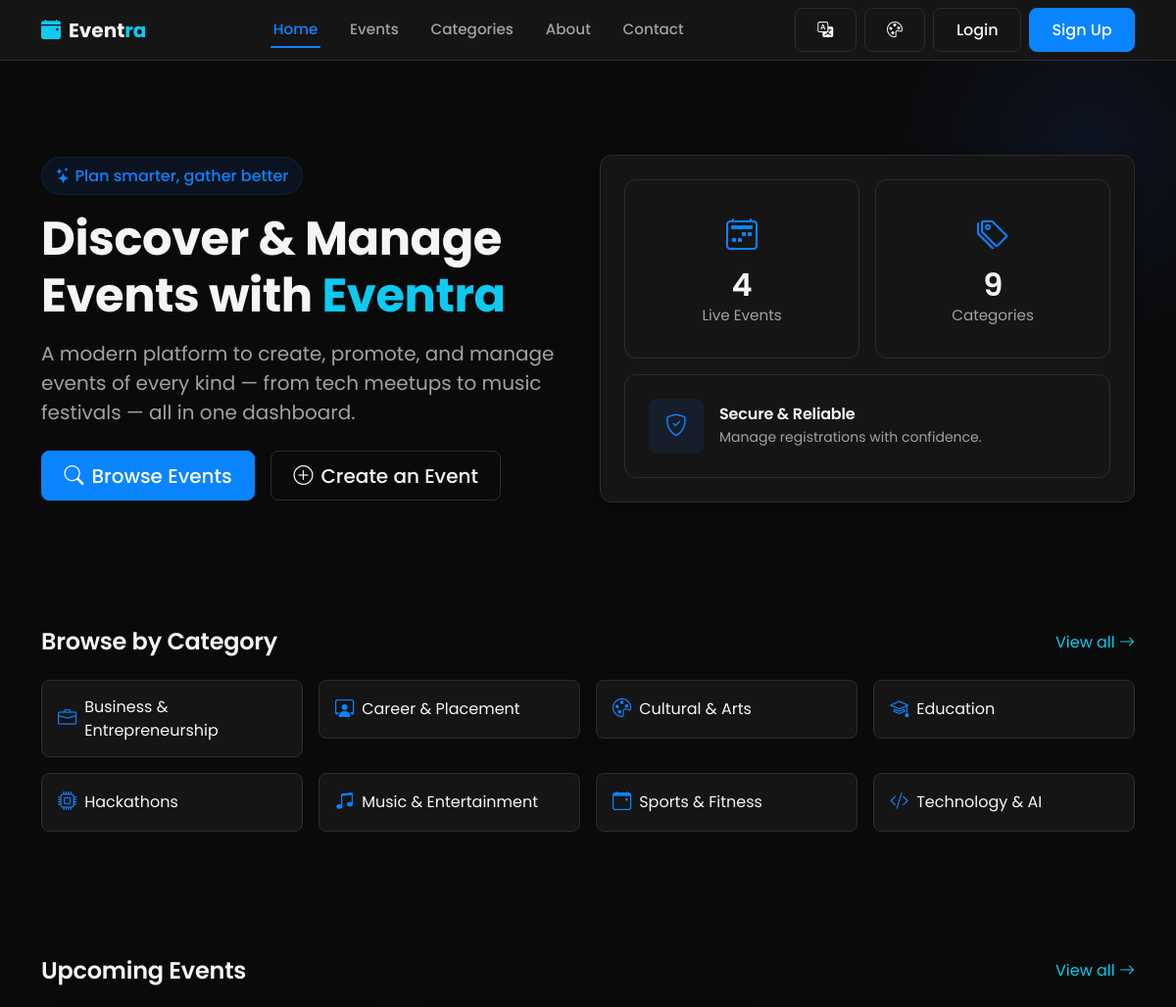
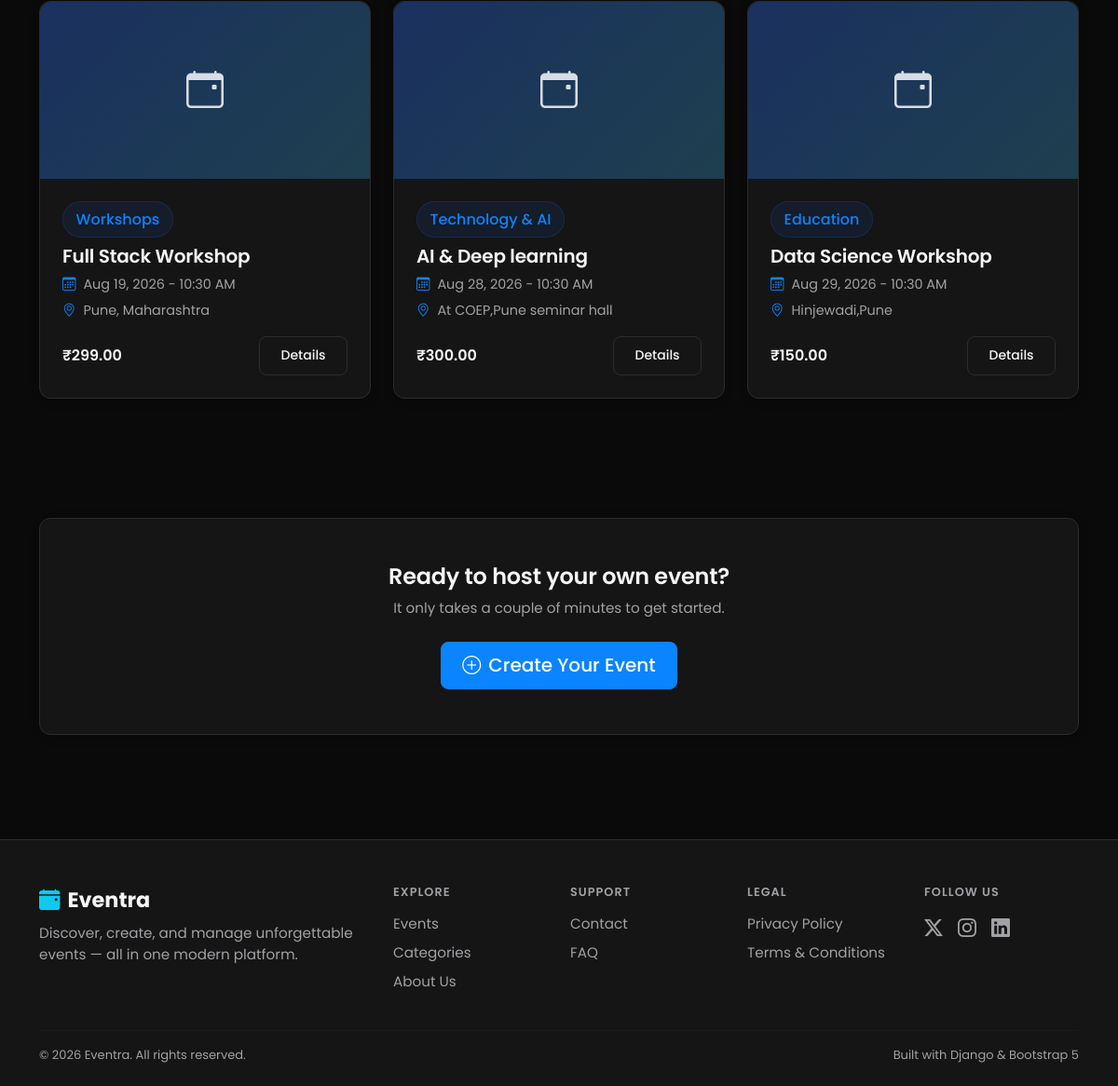
The page / on the database its author committed (2 pictures, top to bottom).
### categories/models.py (models this page shows, shortened)
class Category(models.Model):
    name = models.CharField(max_length=100, unique=True)
    slug = models.SlugField(max_length=120, unique=True, blank=True)
    description = models.TextField(max_length=300, blank=True)
    icon = models.CharField(
        max_length=50,
        default='bi-calendar-event',
        help_text="Bootstrap Icon class name, e.g. 'bi-music-note-beamed'."
    )
    created_at = models.DateTimeField(auto_now_add=True)
    class Meta:
        verbose_name_plural = 'Categories'
        ordering = ['name']

### events/models.py (models this page shows, shortened)
class Event(models.Model):
    STATUS_CHOICES = (
        ('draft', 'Draft'),
        ('published', 'Published'),
        ('cancelled', 'Cancelled'),
        ('completed', 'Completed'),
    )
    title = models.CharField(max_length=200)
    slug = models.SlugField(max_length=220, unique=True, blank=True)
    description = models.TextField()
    category = models.ForeignKey(
        Category, on_delete=models.SET_NULL, null=True, related_name='events'
    )
    organizer = models.ForeignKey(
        settings.AUTH_USER_MODEL, on_delete=models.CASCADE, related_name='organized_events'
    )
    location = models.CharField(
        max_length=255,
        help_text="Free-text venue/location name, used when no registered Venue is selected."
    )
    venue = models.ForeignKey(
        'venues.Venue', on_delete=models.SET_NULL, null=True, blank=True,
        related_name='events',
        help_text="Optional: link to a managed Venue for booking, conflict detection, and capacity checks."
    )
    organization = models.ForeignKey(
        'organizations.Organization', on_delete=models.SET_NULL, null=True, blank=True,
        related_name='events',
        help_text=(
            "Optional: which Organization (tenant) this event belongs to. Nullable and additive — "
            "existing events with no organization are unaffected. See organizations.models.Organization "
            "for the scope of what this field does and does not enforce."
        )
    )
    start_date = models.DateTimeField()
    end_date = models.DateTimeField()
    capacity = models.PositiveIntegerField(default=50)
    price = models.DecimalField(max_digits=8, decimal_places=2, default=0)
    image = models.ImageField(upload_to='event_images/', blank=True, null=True)
    status = models.CharField(max_length=20, choices=STATUS_CHOICES, default='published')
    created_at = models.DateTimeField(auto_now_add=True)
    updated_at = models.DateTimeField(auto_now=True)
    class Meta:
        ordering = ['-start_date']
    def get_absolute_url(self):
        return reverse('events:event_detail', kwargs={'slug': self.slug})
    @property
    def is_free(self):
        return self.price == 0

### event_management/views.py (the view)
# urls.py: path('', views.home, name='home'),
def home(request):
    upcoming_events = (
        Event.objects.filter(status='published', start_date__gte=timezone.now())
        .select_related('category', 'organizer')
        .order_by('start_date')[:6]
    )
    categories = Category.objects.all()[:8]
    context = {
        'upcoming_events': upcoming_events,
        'categories': categories,
        'total_events': Event.objects.filter(status='published').count(),
        'total_categories': Category.objects.count(),
    }
    return render(request, 'home.html', context)

### templates/home.html (shortened to what this page needs)
{% extends 'base.html' %}
{% load static %}
{% block content %}
<section class="hero">
  <div class="container hero-content">
    <div class="row align-items-center gy-5">
      <div class="col-lg-6">
        <span class="badge-soft mb-3 d-inline-block"><i class="bi bi-stars me-1"></i>Plan smarter, gather better</span>
        <h1 class="display-5 fw-bold mb-3">Discover &amp; Manage Events with <span class="text-info">Eventra</span></h1>
        <p class="fs-5 text-muted-custom mb-4">A modern platform to create, promote, and manage events of every kind — from tech meetups to music festivals — all in one dashboard.</p>
        <div class="d-flex flex-wrap gap-3">
          <a href="{% url 'events:event_list' %}" class="btn btn-primary btn-lg"><i class="bi bi-search me-2"></i>Browse Events</a>
          <a href="{% url 'events:event_create' %}" class="btn btn-outline-light btn-lg"><i class="bi bi-plus-circle me-2"></i>Create an Event</a>
        </div>
      </div>
      <div class="col-lg-6">
        <div class="glass-card p-4">
          <div class="row g-3">
            <div class="col-6">
              <div class="card-flat stat-card">
                <i class="bi bi-calendar2-week"></i>
                <h3>{{ total_events }}</h3>
                <p class="text-muted-custom mb-0">Live Events</p>
              </div>
            </div>
            <div class="col-6">
              <div class="card-flat stat-card">
                <i class="bi bi-tags"></i>
                <h3>{{ total_categories }}</h3>
                <p class="text-muted-custom mb-0">Categories</p>
              </div>
            </div>
            <div class="col-12">
              <div class="card-flat p-4 d-flex align-items-center gap-3">
                <div class="icon-tile"><i class="bi bi-shield-check"></i></div>
                <div>
                  <h6 class="mb-1">Secure &amp; Reliable</h6>
                  <p class="text-muted-custom mb-0 small">Manage registrations with confidence.</p>
                </div>
              </div>
            </div>
          </div>
        </div>
      </div>
    </div>
  </div>
</section>
<section class="section-sm">
  <div class="container">
    <div class="d-flex justify-content-between align-items-center mb-4 flex-wrap gap-2">
      <h2 class="mb-0">Browse by Category</h2>
      <a href="{% url 'categories:category_list' %}" class="text-info">View all <i class="bi bi-arrow-right"></i></a>
    </div>
    <div class="row g-3">
      {% for category in categories %}
      <div class="col-6 col-md-3">
        <a href="{% url 'events:event_list' %}?category={{ category.slug }}" class="category-chip w-100">
          <i class="bi {{ category.icon }}"></i>
          <span>{{ category.name }}</span>
        </a>
      </div>
      {% empty %}
      <div class="col-12">
        <p class="text-muted-custom">No categories yet. <a href="{% url 'categories:category_create' %}">Add the first one</a>.</p>
      </div>
      {% endfor %}
    </div>
  </div>
</section>
<section class="section">
  <div class="container">
    <div class="d-flex justify-content-between align-items-center mb-4 flex-wrap gap-2">
      <h2 class="mb-0">Upcoming Events</h2>
      <a href="{% url 'events:event_list' %}" class="text-info">View all <i class="bi bi-arrow-right"></i></a>
    </div>
    <div class="row g-4">
      {% for event in upcoming_events %}
      <div class="col-md-6 col-lg-4">
        <div class="glass-card event-card h-100">
          {% if event.image %}
            <img src="{{ event.image.url }}" class="event-card-image" alt="{{ event.title }}">
          {% else %}
            <div class="event-card-placeholder"><i class="bi bi-calendar-event"></i></div>
          {% endif %}
          <div class="event-card-body">
            {% if event.category %}<span class="badge-soft mb-2 d-inline-block">{{ event.category.name }}</span>{% endif %}
            <h5 class="mb-2"><a href="{{ event.get_absolute_url }}" class="text-reset">{{ event.title }}</a></h5>
            <div class="event-meta"><i class="bi bi-calendar3"></i> {{ event.start_date|date:"M d, Y - g:i A" }}</div>
            <div class="event-meta"><i class="bi bi-geo-alt"></i> {{ event.location }}</div>
            <div class="d-flex justify-content-between align-items-center mt-3">
              <span class="fw-semibold">{% if event.is_free %}Free{% else %}₹{{ event.price }}{% endif %}</span>
              <a href="{{ event.get_absolute_url }}" class="btn btn-sm btn-outline-light">Details</a>
            </div>
          </div>
        </div>
      </div>
      {% endfor %}
    </div>
  </div>
</section>
<section class="section-sm">
  <div class="container">
    <div class="glass-card p-5 text-center">
      <h2 class="mb-2">Ready to host your own event?</h2>
      <p class="text-muted-custom mb-4">It only takes a couple of minutes to get started.</p>
      <a href="{% url 'events:event_create' %}" class="btn btn-primary btn-lg"><i class="bi bi-plus-circle me-2"></i>Create Your Event</a>
    </div>
  </div>
</section>
{% endblock %}

### templates/base.html (shortened to what this page needs)
{% load static %}
<!DOCTYPE html>
<html lang="en">
<head>
<link href="https://cdn.jsdelivr.net/npm/bootstrap@5.3.3/dist/css/bootstrap.min.css" rel="stylesheet">
<link rel="stylesheet" href="https://cdn.jsdelivr.net/npm/bootstrap-icons@1.11.3/font/bootstrap-icons.css">
<link rel="stylesheet" href="{% static 'css/style.css' %}">
<link rel="stylesheet" href="{% static 'css/forms.css' %}">
<link rel="stylesheet" href="{% static 'css/auth.css' %}">
<link rel="stylesheet" href="{% static 'css/events.css' %}">
<link rel="stylesheet" href="{% static 'css/dashboard.css' %}">
<link rel="stylesheet" href="{% static 'css/responsive.css' %}">
<link rel="stylesheet" href="{% static 'css/themes.css' %}">
</head>
<body>
{% include 'includes/navbar.html' %}
<main>
  {% block content %}{% endblock %}
</main>
{% include 'includes/footer.html' %}
</body>
</html>

### templates/includes/navbar.html (shortened to what this page needs)
{% load static i18n %}
<nav class="navbar navbar-expand-lg site-navbar sticky-top">
  <div class="container">
    <a class="navbar-brand fw-bold d-flex align-items-center gap-2" href="{% url 'pages:home' %}">
      <i class="bi bi-calendar-event-fill text-info"></i>
      <span>Event<span class="text-info">ra</span></span>
    </a>
    <div class="collapse navbar-collapse" id="mainNavbar">
      <ul class="navbar-nav mx-auto mb-2 mb-lg-0 gap-lg-1">
        <li class="nav-item"><a class="nav-link {% if request.resolver_match.view_name == 'pages:home' %}active{% endif %}" href="{% url 'pages:home' %}">{% trans "Home" %}</a></li>
        <li class="nav-item"><a class="nav-link" href="{% url 'events:event_list' %}">{% trans "Events" %}</a></li>
        <li class="nav-item"><a class="nav-link" href="{% url 'categories:category_list' %}">{% trans "Categories" %}</a></li>
        <li class="nav-item"><a class="nav-link" href="{% url 'pages:about' %}">{% trans "About" %}</a></li>
        <li class="nav-item"><a class="nav-link" href="{% url 'pages:contact' %}">{% trans "Contact" %}</a></li>
      </ul>
      <div class="d-flex align-items-center gap-2">
        <div class="dropdown">
          <button class="btn btn-outline-light d-flex align-items-center gap-1" type="button" id="langSwitcherBtn" data-bs-toggle="dropdown" aria-expanded="false" title="{% trans 'Change language' %}">
            <i class="bi bi-translate"></i>
          </button>
        </div>
        <div class="dropdown">
          <button class="btn btn-outline-light d-flex align-items-center" type="button" id="themeSwitcherBtn" data-bs-toggle="dropdown" aria-expanded="false" title="Change theme">
            <i class="bi bi-palette"></i>
          </button>
        </div>
        {% if user.is_authenticated %}
          <div class="dropdown">
            <button class="btn btn-outline-light dropdown-toggle d-flex align-items-center gap-2" type="button" data-bs-toggle="dropdown" aria-expanded="false">
              <i class="bi bi-person-circle"></i> {{ user.first_name|default:user.username }}
            </button>
            <ul class="dropdown-menu dropdown-menu-end" style="background: var(--card); border: 1px solid var(--border);">
              <li><a class="dropdown-item" href="{% url 'users:profile' %}"><i class="bi bi-person me-2"></i>{% trans "Profile" %}</a></li>
              <li><a class="dropdown-item" href="{% url 'dashboard:dashboard' %}"><i class="bi bi-speedometer2 me-2"></i>{% trans "Dashboard" %}</a></li>
              <li><a class="dropdown-item" href="{% url 'events:my_events' %}"><i class="bi bi-calendar-check me-2"></i>{% trans "My Events" %}</a></li>
              <li><a class="dropdown-item" href="{% url 'workflow:calendar' %}"><i class="bi bi-calendar3 me-2"></i>{% trans "Calendar" %}</a></li>
              {% if user.is_super_admin or user.is_staff_role %}
              <li><a class="dropdown-item" href="{% url 'workflow:approval_list' %}"><i class="bi bi-clipboard-check me-2"></i>{% trans "Approvals" %}</a></li>
              {% endif %}
              <li><hr class="dropdown-divider" style="border-color: var(--border);"></li>
              <li>
                <form method="post" action="{% url 'users:logout' %}" class="m-0">
                  {% csrf_token %}
                  <button type="submit" class="dropdown-item"><i class="bi bi-box-arrow-right me-2"></i>{% trans "Logout" %}</button>
                </form>
              </li>
            </ul>
          </div>
        {% else %}
          <a href="{% url 'users:login' %}" class="btn btn-outline-light">{% trans "Login" %}</a>
          <a href="{% url 'users:signup' %}" class="btn btn-primary">{% trans "Sign Up" %}</a>
        {% endif %}
      </div>
    </div>
  </div>
</nav>

### templates/includes/footer.html
<footer class="site-footer">
  <div class="container">
    <div class="row gy-4">
      <div class="col-lg-4">
        <div class="footer-brand mb-2"><i class="bi bi-calendar-event-fill text-info me-2"></i>Eventra</div>
        <p class="text-muted-custom">Discover, create, and manage unforgettable events — all in one modern platform.</p>
      </div>
      <div class="col-6 col-lg-2">
        <h6 class="text-uppercase mb-3" style="font-size: .8rem; letter-spacing: .08em; color: var(--text-muted);">Explore</h6>
        <ul class="list-unstyled d-flex flex-column gap-2">
          <li><a href="{% url 'events:event_list' %}">Events</a></li>
          <li><a href="{% url 'categories:category_list' %}">Categories</a></li>
          <li><a href="{% url 'pages:about' %}">About Us</a></li>
        </ul>
      </div>
      <div class="col-6 col-lg-2">
        <h6 class="text-uppercase mb-3" style="font-size: .8rem; letter-spacing: .08em; color: var(--text-muted);">Support</h6>
        <ul class="list-unstyled d-flex flex-column gap-2">
          <li><a href="{% url 'pages:contact' %}">Contact</a></li>
          <li><a href="{% url 'pages:faq' %}">FAQ</a></li>
        </ul>
      </div>
      <div class="col-6 col-lg-2">
        <h6 class="text-uppercase mb-3" style="font-size: .8rem; letter-spacing: .08em; color: var(--text-muted);">Legal</h6>
        <ul class="list-unstyled d-flex flex-column gap-2">
          <li><a href="{% url 'pages:privacy_policy' %}">Privacy Policy</a></li>
          <li><a href="{% url 'pages:terms_conditions' %}">Terms &amp; Conditions</a></li>
        </ul>
      </div>
      <div class="col-6 col-lg-2">
        <h6 class="text-uppercase mb-3" style="font-size: .8rem; letter-spacing: .08em; color: var(--text-muted);">Follow Us</h6>
        <div class="d-flex gap-3 fs-5">
          <a href="#"><i class="bi bi-twitter-x"></i></a>
          <a href="#"><i class="bi bi-instagram"></i></a>
          <a href="#"><i class="bi bi-linkedin"></i></a>
        </div>
      </div>
    </div>
    <hr class="divider-soft mt-4 mb-3">
    <div class="d-flex flex-column flex-md-row justify-content-between align-items-center gap-2">
      <small class="text-muted-custom">&copy; {% now "Y" %} Eventra. All rights reserved.</small>
      <small class="text-muted-custom">Built with Django &amp; Bootstrap 5</small>
    </div>
  </div>
</footer>

### rows shown on the page
Category: name "Business & Entrepreneurship"
Category: name "Career & Placement"
Category: name "Cultural & Arts"
Category: name "Education"
Category: name "Hackathons"
Category: name "Music & Entertainment"
Category: name "Sports & Fitness"
Category: name "Technology & AI"
Event: category.name "Workshops", title "Full Stack Workshop", start_date "Aug 19, 2026 - 10:30 AM", location "Pune, Maharashtra", price "299.00"
Event: category.name "Technology & AI", title "AI & Deep learning", start_date "Aug 28, 2026 - 10:30 AM", location "At COEP,Pune seminar hall", price "300.00"
Event: category.name "Education", title "Data Science Workshop", start_date "Aug 29, 2026 - 10:30 AM", location "Hinjewadi,Pune", price "150.00"

### other values the page prints
{{ total_events }} "4"
{{ total_categories }} "9"
